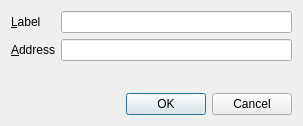
<?xml version="1.0" encoding="UTF-8"?>
<ui version="4.0">
 <class>EditAddressDialog</class>
 <widget class="QDialog" name="EditAddressDialog">
  <property name="geometry">
   <rect>
    <x>0</x>
    <y>0</y>
    <width>303</width>
    <height>126</height>
   </rect>
  </property>
  <property name="windowTitle">
   <string>Edit Address</string>
  </property>
  <layout class="QVBoxLayout" name="verticalLayout">
   <item>
    <layout class="QFormLayout" name="formLayout">
     <property name="fieldGrowthPolicy">
      <enum>QFormLayout::AllNonFixedFieldsGrow</enum>
     </property>
     <item row="0" column="0">
      <widget class="QLabel" name="label">
       <property name="text">
        <string>&amp;Label</string>
       </property>
       <property name="buddy">
        <cstring>labelEdit</cstring>
       </property>
      </widget>
     </item>
     <item row="0" column="1">
      <widget class="QLineEdit" name="labelEdit">
       <property name="toolTip">
        <string>The label associated with this address book entry</string>
       </property>
      </widget>
     </item>
     <item row="1" column="0">
      <widget class="QLabel" name="label_2">
       <property name="text">
        <string>&amp;Address</string>
       </property>
       <property name="buddy">
        <cstring>addressEdit</cstring>
       </property>
      </widget>
     </item>
     <item row="1" column="1">
      <widget class="QLineEdit" name="addressEdit">
       <property name="toolTip">
        <string>The address associated with this address book entry. This can only be modified for sending addresses.</string>
       </property>
      </widget>
     </item>
    </layout>
   </item>
   <item>
    <widget class="QDialogButtonBox" name="buttonBox">
     <property name="orientation">
      <enum>Qt::Horizontal</enum>
     </property>
     <property name="standardButtons">
      <set>QDialogButtonBox::Cancel|QDialogButtonBox::Ok</set>
     </property>
    </widget>
   </item>
  </layout>
 </widget>
 <resources/>
 <connections>
  <connection>
   <sender>buttonBox</sender>
   <signal>accepted()</signal>
   <receiver>EditAddressDialog</receiver>
   <slot>accept()</slot>
   <hints>
    <hint type="sourcelabel">
     <x>248</x>
     <y>254</y>
    </hint>
    <hint type="destinationlabel">
     <x>157</x>
     <y>274</y>
    </hint>
   </hints>
  </connection>
  <connection>
   <sender>buttonBox</sender>
   <signal>rejected()</signal>
   <receiver>EditAddressDialog</receiver>
   <slot>reject()</slot>
   <hints>
    <hint type="sourcelabel">
     <x>316</x>
     <y>260</y>
    </hint>
    <hint type="destinationlabel">
     <x>286</x>
     <y>274</y>
    </hint>
   </hints>
  </connection>
 </connections>
</ui>
